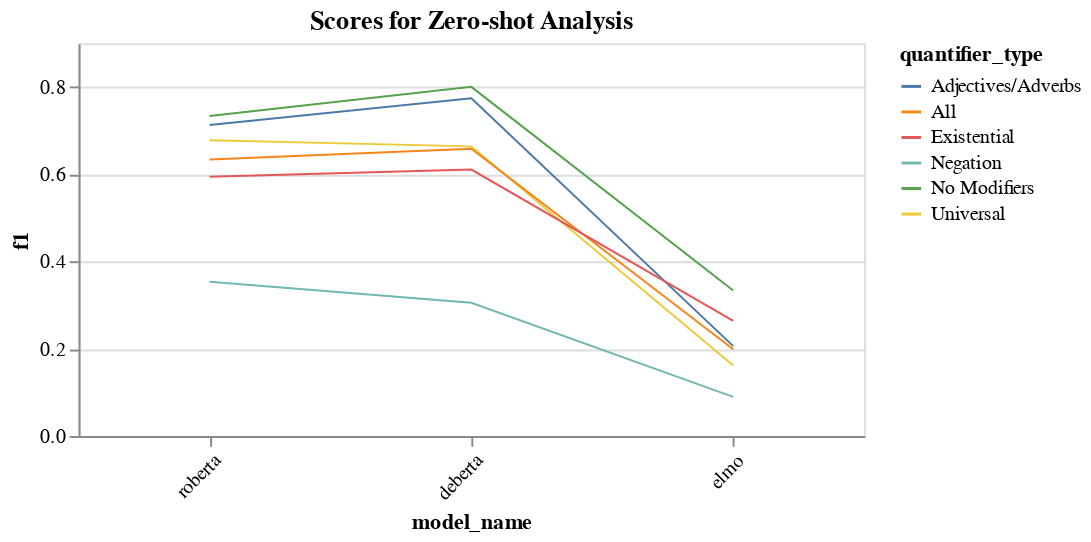

Notebook code cell kept with this figure:
### Code cell
lines = alt.Chart(all.sort_values('f1'),title="Scores for Zero-shot Analysis").mark_line().encode(
    x=alt.X('model_name:O',axis=alt.Axis(labelAngle=-45),sort='-y'),
    y=alt.Y('f1:Q'),
    color='quantifier_type:N',size=alt.value(1)
).properties(width=400, height = 200)

lines

### Figure 1 — Vega-Lite specification as saved in the notebook (floating-point values rounded to 4 significant figures)
{"config": {"view": {"continuousWidth": 300, "continuousHeight": 300}}, "data": {"name": "data-d050b038a298b985a7664479fae055a1"}, "mark": {"type": "line"}, "encoding": {"color": {"field": "quantifier_type", "type": "nominal"}, "size": {"value": 1}, "x": {"axis": {"labelAngle": -45}, "field": "model_name", "sort": "-y", "type": "ordinal"}, "y": {"field": "f1", "type": "quantitative"}}, "height": 200, "title": "Scores for Zero-shot Analysis", "width": 400, "$schema": "https://vega.github.io/schema/vega-lite/v5.6.1.json", "datasets": {"data-d050b038a298b985a7664479fae055a1": [{"model_name": "elmo", "f1": 0.08982, "precision": 0.08982, "recall": 0.08982, "accuracy": 0.08982, "quantifier_type": "Negation"}, {"model_name": "elmo", "f1": 0.1613, "precision": 0.1613, "recall": 0.1613, "accuracy": 0.1613, "quantifier_type": "Universal"}, {"model_name": "elmo", "f1": 0.1986, "precision": 0.1986, "recall": 0.1986, "accuracy": 0.1986, "quantifier_type": "All"}, {"model_name": "elmo", "f1": 0.206, "precision": 0.206, "recall": 0.206, "accuracy": 0.206, "quantifier_type": "Adjectives/Adverbs"}, {"model_name": "elmo", "f1": 0.264, "precision": 0.264, "recall": 0.264, "accuracy": 0.264, "quantifier_type": "Existential"}, {"model_name": "deberta", "f1": 0.3054, "precision": 0.3054, "recall": 0.3054, "accuracy": 0.3054, "quantifier_type": "Negation"}, {"model_name": "elmo", "f1": 0.3333, "precision": 0.3333, "recall": 0.3333, "accuracy": 0.3333, "quantifier_type": "No Modifiers"}, {"model_name": "roberta", "f1": 0.3533, "precision": 0.3533, "recall": 0.3533, "accuracy": 0.3533, "quantifier_type": "Negation"}, {"model_name": "roberta", "f1": 0.5941, "precision": 0.5941, "recall": 0.5941, "accuracy": 0.5941, "quantifier_type": "Existential"}, {"model_name": "deberta", "f1": 0.6106, "precision": 0.6106, "recall": 0.6106, "accuracy": 0.6106, "quantifier_type": "Existential"}, {"model_name": "roberta", "f1": 0.6334, "precision": 0.6334, "recall": 0.6334, "accuracy": 0.6334, "quantifier_type": "All"}, {"model_name": "deberta", "f1": 0.658, "precision": 0.658, "recall": 0.658, "accuracy": 0.658, "quantifier_type": "All"}, {"model_name": "deberta", "f1": 0.6636, "precision": 0.6636, "recall": 0.6636, "accuracy": 0.6636, "quantifier_type": "Universal"}, {"model_name": "roberta", "f1": 0.6774, "precision": 0.6774, "recall": 0.6774, "accuracy": 0.6774, "quantifier_type": "Universal"}, {"model_name": "roberta", "f1": 0.7126, "precision": 0.7126, "recall": 0.7126, "accuracy": 0.7126, "quantifier_type": "Adjectives/Adverbs"}, {"model_name": "roberta", "f1": 0.7333, "precision": 0.7333, "recall": 0.7333, "accuracy": 0.7333, "quantifier_type": "No Modifiers"}, {"model_name": "deberta", "f1": 0.7741, "precision": 0.7741, "recall": 0.7741, "accuracy": 0.7741, "quantifier_type": "Adjectives/Adverbs"}, {"model_name": "deberta", "f1": 0.8, "precision": 0.8, "recall": 0.8, "accuracy": 0.8, "quantifier_type": "No Modifiers"}]}}
